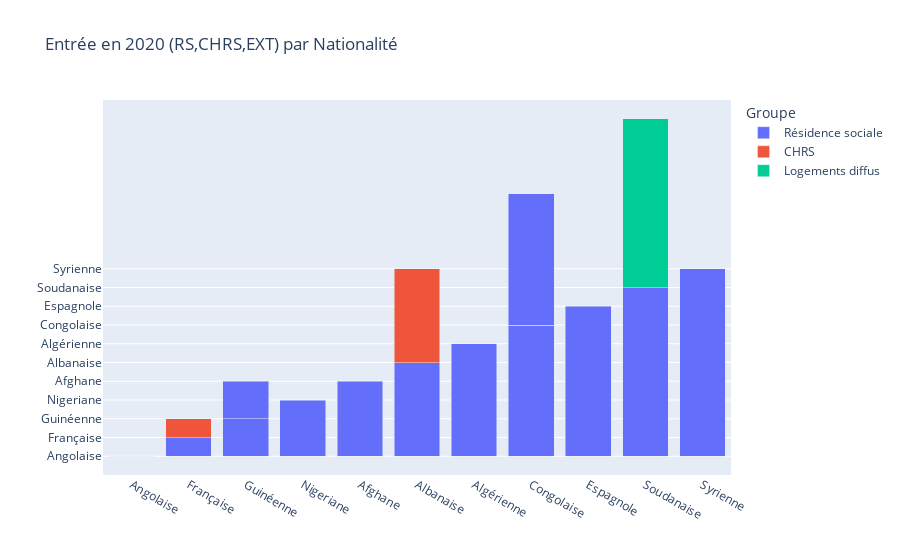
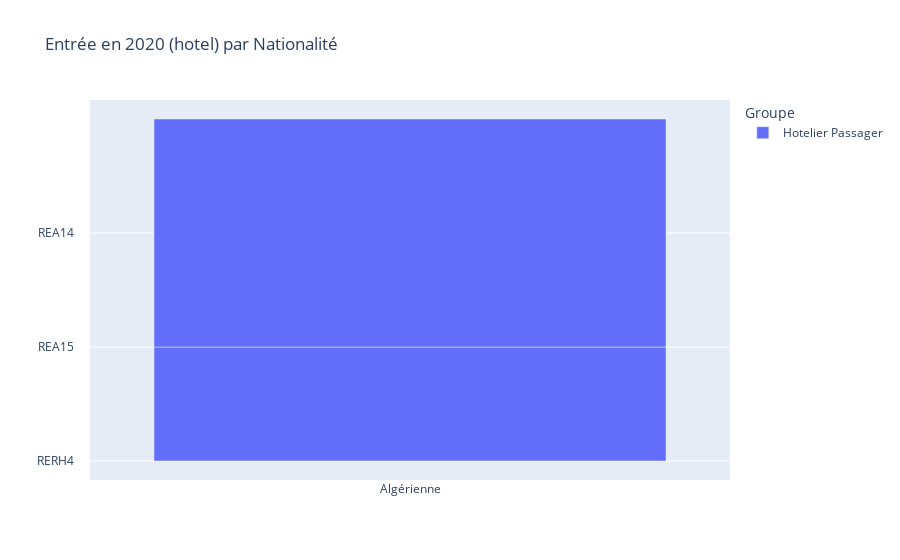

Notebook code cell kept with these figures, in order:
### Code cell
'Entrée en 2020 (RS,CHRS,EXT) par Nationalité' et 'Entrée en 2020 (hotel) par Nationalité'

### Figure 1 — Plotly figure (JSON) as saved in the notebook; plotly's stock layout.template omitted (floating-point values rounded to 4 significant figures)
{"data": [{"alignmentgroup": "True", "hovertemplate": "Groupe=Résidence sociale<br>Nationalité=%{y}<extra></extra>", "legendgroup": "Résidence sociale", "marker": {"color": "#636efa"}, "name": "Résidence sociale", "offsetgroup": "Résidence sociale", "orientation": "v", "showlegend": true, "textposition": "auto", "type": "bar", "x": ["Angolaise", "Française", "Guinéenne", "Nigeriane", "Afghane", "Albanaise", "Algérienne", "Congolaise", "Congolaise", "Espagnole", "Guinéenne", "Soudanaise", "Syrienne"], "xaxis": "x", "y": ["Angolaise", "Française", "Guinéenne", "Nigeriane", "Afghane", "Albanaise", "Algérienne", "Congolaise", "Congolaise", "Espagnole", "Guinéenne", "Soudanaise", "Syrienne"], "yaxis": "y"}, {"alignmentgroup": "True", "hovertemplate": "Groupe=CHRS<br>Nationalité=%{y}<extra></extra>", "legendgroup": "CHRS", "marker": {"color": "#EF553B"}, "name": "CHRS", "offsetgroup": "CHRS", "orientation": "v", "showlegend": true, "textposition": "auto", "type": "bar", "x": ["Albanaise", "Française"], "xaxis": "x", "y": ["Albanaise", "Française"], "yaxis": "y"}, {"alignmentgroup": "True", "hovertemplate": "Groupe=Logements diffus<br>Nationalité=%{y}<extra></extra>", "legendgroup": "Logements diffus", "marker": {"color": "#00cc96"}, "name": "Logements diffus", "offsetgroup": "Logements diffus", "orientation": "v", "showlegend": true, "textposition": "auto", "type": "bar", "x": ["Soudanaise"], "xaxis": "x", "y": ["Soudanaise"], "yaxis": "y"}], "layout": {"barmode": "stack", "legend": {"title": {"text": "Groupe"}, "tracegroupgap": 0}, "title": {"text": "Entrée en 2020 (RS,CHRS,EXT) par Nationalité"}, "xaxis": {"anchor": "y", "domain": [0, 1], "title": {"text": ""}}, "yaxis": {"anchor": "x", "domain": [0, 1], "title": {"text": ""}}}}

### Figure 2 — Plotly figure (JSON) as saved in the notebook; plotly's stock layout.template omitted (floating-point values rounded to 4 significant figures)
{"data": [{"alignmentgroup": "True", "hovertemplate": "Groupe=Hotelier Passager<br>Nationalité=%{x}<br>Logement=%{y}<extra></extra>", "legendgroup": "Hotelier Passager", "marker": {"color": "#636efa"}, "name": "Hotelier Passager", "offsetgroup": "Hotelier Passager", "orientation": "v", "showlegend": true, "textposition": "auto", "type": "bar", "x": ["Algérienne", "Algérienne", "Algérienne"], "xaxis": "x", "y": ["RERH4     ", "REA15     ", "REA14     "], "yaxis": "y"}], "layout": {"barmode": "stack", "legend": {"title": {"text": "Groupe"}, "tracegroupgap": 0}, "title": {"text": "Entrée en 2020 (hotel) par Nationalité"}, "xaxis": {"anchor": "y", "domain": [0, 1], "title": {"text": ""}}, "yaxis": {"anchor": "x", "domain": [0, 1], "title": {"text": ""}}}}
